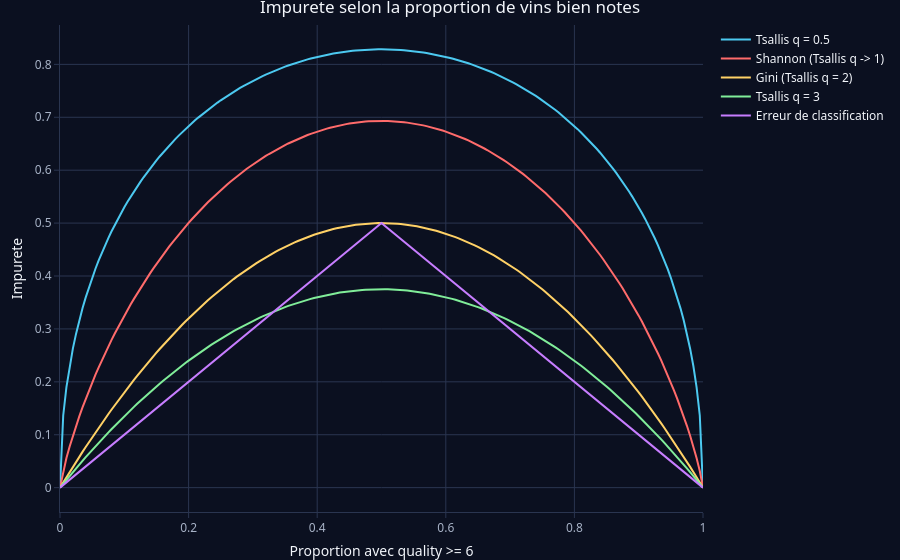

The code cell stored with this chart in its notebook:
### Markdown cell above
## Annexe — Les entropies du cours et les coupures CART

**Quel critere pour quel probleme ?** Dans ce TP, `quality` est une note numerique : l'arbre de regression
reduit la **variance** $s^2(t)$. Les entropies du cours (lecon 4, « Trees and Random Forests »,
pages 11-13 du cours, 9-11 du PDF)
decrivent au contraire l'impurete d'un noeud de **classification**. L'exemple ci-dessous classe les vins selon
`quality >= 6` uniquement pour les illustrer.

Dans un noeud $t$, $p_1,\ldots,p_M$ sont les proportions des $M$ classes (avec $0\log 0=0$). Une impurete est
nulle si tous les vins ont la meme classe ; elle est maximale lorsque les classes sont equiprobables :

| Notion du cours | Formule | Interpretation |
|---|---|---|
| Entropie de Shannon | $H_1(t)=-\sum_{k=1}^{M}p_k\ln p_k$ | Mesure l'incertitude sur la classe ; limite $q\to1$ de Tsallis. |
| Entropie de Tsallis | $H_q(t)=\dfrac{1-\sum_{k=1}^{M}p_k^q}{q-1}$, $q>0$, $q\ne1$ | Famille d'impuretes : $q$ change le poids des proportions rares. |
| Indice de Gini | $G(t)=1-\sum_{k=1}^{M}p_k^2=H_2(t)$ | **Ce n'est pas Shannon**, mais c'est Tsallis pour $q=2$. |
| Erreur de classification | $1-\max_k p_k$ | Taux d'erreur en predisant la classe majoritaire ; peu sensible aux proportions. |

La lecon utilise $\ln$ pour Shannon. Avec $\log_2$, la courbe est multipliee par $1/\ln 2$ : le choix du
meilleur split pour un meme critere ne change pas. Pour une coupure en enfants gauche $t_G$ et droit $t_D$,
CART maximise le **gain d'impurete pondere** $\Delta I(t)=I(t)-\frac{n_G}{n}I(t_G)-\frac{n_D}{n}I(t_D)$.
Cela vaut pour la variance, Shannon ou Gini selon le modele ; leurs valeurs brutes ne sont pas comparables.

Dans l'exemple binaire, $p=P(\mathrm{quality}\ge6\mid t)$ et $H_q(p)=\frac{1-p^q-(1-p)^q}{q-1}$.
Quand $q<1$, les classes rares pesent davantage ; quand $q>1$, leur contribution diminue. Changer de $q$
peut modifier les gains, les seuils et les predictions, **sans garantie d'ameliorer le test**. `rpart` propose
Shannon (`split="information"`) et Gini (`split="gini"`), pas un critere Tsallis de $q$ arbitraire.

**A ne pas confondre avec l'entropie croisee** de la lecon 2 (page 5 du cours, page 3 du PDF) :
$\ell_{CE}(y,\hat p)=-y\ln\hat p-(1-y)\ln(1-\hat p)$ est une **perte de prediction** binaire appliquee a la
probabilite $\hat p$ annoncee par un modele. Shannon utilise ici les proportions observees dans chaque noeud
pour choisir une coupure ; la cross-entropy n'est pas un troisieme critere CART de ce TP.

### Code cell
p <- seq(0, 1, length.out = 201)
shannon <- numeric(length(p))
interieur <- p > 0 & p < 1
shannon[interieur] <- -p[interieur] * log(p[interieur]) -
    (1 - p[interieur]) * log(1 - p[interieur])

plot_ly() %>%
    add_lines(x = p, y = (1 - sqrt(p) - sqrt(1 - p)) / -0.5, name = "Tsallis q = 0.5") %>%
    add_lines(x = p, y = shannon, name = "Shannon (Tsallis q -> 1)") %>%
    add_lines(x = p, y = 2 * p * (1 - p), name = "Gini (Tsallis q = 2)") %>%
    add_lines(x = p, y = (1 - p^3 - (1 - p)^3) / 2, name = "Tsallis q = 3") %>%
    add_lines(x = p, y = pmin(p, 1 - p), name = "Erreur de classification") %>%
    layout(title = "Impurete selon la proportion de vins bien notes",
           xaxis = list(title = "Proportion avec quality >= 6"),
           yaxis = list(title = "Impurete")) %>%
    apply_dark_theme()

classe_tr <- factor(ifelse(ytr >= 6, "bonne", "faible"))
classe_te <- factor(ifelse(yte >= 6, "bonne", "faible"), levels = levels(classe_tr))
classifieurs <- list()
for (critere in c("gini", "information")) {
    classifieur <- rpart(classe ~ ., data = data.frame(Xtr, classe = classe_tr),
                        method = "class", parms = list(split = critere),
                        control = rpart.control(maxdepth = 3, minbucket = 20, cp = 0, xval = 0))
    classifieurs[[critere]] <- classifieur
    precision <- mean(predict(classifieur, Xte, type = "class") == classe_te)
    cat(sprintf("%s : racine %s (seuil %.2f) ; precision test = %.3f ; feuilles = %d\n",
                critere, classifieur$frame$var[1], classifieur$splits[1, "index"],
                precision, sum(classifieur$frame$var == "<leaf>")))
}
cat("Predictions test differentes (Gini vs Shannon) :",
    sum(predict(classifieurs$gini, Xte, type = "class") !=
        predict(classifieurs$information, Xte, type = "class")), "\n")
cat("Exemple de classification uniquement : le modele principal reste une regression.\n")

### Figure 1 — Plotly figure (JSON) as saved in the notebook; plotly's stock layout.template omitted (floating-point values rounded to 4 significant figures; data arrays with more than 128 entries replaced by an {"elided": "..."} marker saying what was removed)
{"data": [{"error_x": {"color": "rgba(76,201,240,1)"}, "error_y": {"color": "rgba(76,201,240,1)"}, "line": {"color": "rgba(76,201,240,1)"}, "marker": {"color": "rgba(76,201,240,1)", "line": {"color": "rgba(76,201,240,1)"}}, "mode": "lines", "name": "Tsallis q = 0.5", "type": "scatter", "x": {"elided": "201 float values"}, "xaxis": "x", "y": {"elided": "201 float values"}, "yaxis": "y"}, {"error_x": {"color": "rgba(255,107,107,1)"}, "error_y": {"color": "rgba(255,107,107,1)"}, "line": {"color": "rgba(255,107,107,1)"}, "marker": {"color": "rgba(255,107,107,1)", "line": {"color": "rgba(255,107,107,1)"}}, "mode": "lines", "name": "Shannon (Tsallis q -> 1)", "type": "scatter", "x": {"elided": "201 float values"}, "xaxis": "x", "y": {"elided": "201 float values"}, "yaxis": "y"}, {"error_x": {"color": "rgba(255,209,102,1)"}, "error_y": {"color": "rgba(255,209,102,1)"}, "line": {"color": "rgba(255,209,102,1)"}, "marker": {"color": "rgba(255,209,102,1)", "line": {"color": "rgba(255,209,102,1)"}}, "mode": "lines", "name": "Gini (Tsallis q = 2)", "type": "scatter", "x": {"elided": "201 float values"}, "xaxis": "x", "y": {"elided": "201 float values"}, "yaxis": "y"}, {"error_x": {"color": "rgba(128,237,153,1)"}, "error_y": {"color": "rgba(128,237,153,1)"}, "line": {"color": "rgba(128,237,153,1)"}, "marker": {"color": "rgba(128,237,153,1)", "line": {"color": "rgba(128,237,153,1)"}}, "mode": "lines", "name": "Tsallis q = 3", "type": "scatter", "x": {"elided": "201 float values"}, "xaxis": "x", "y": {"elided": "201 float values"}, "yaxis": "y"}, {"error_x": {"color": "rgba(199,125,255,1)"}, "error_y": {"color": "rgba(199,125,255,1)"}, "line": {"color": "rgba(199,125,255,1)"}, "marker": {"color": "rgba(199,125,255,1)", "line": {"color": "rgba(199,125,255,1)"}}, "mode": "lines", "name": "Erreur de classification", "type": "scatter", "x": {"elided": "201 float values"}, "xaxis": "x", "y": {"elided": "201 float values"}, "yaxis": "y"}], "layout": {"colorway": ["#4cc9f0", "#ff6b6b", "#ffd166", "#80ed99", "#c77dff", "#f4a261", "#90e0ef", "#e9c46a"], "font": {"color": "#f3f6fb", "family": "Segoe UI, Arial"}, "hoverlabel": {"bgcolor": "#121a2b", "font": {"color": "#f3f6fb"}}, "hovermode": "closest", "legend": {"bgcolor": "rgba(0,0,0,0)", "font": {"color": "#f3f6fb"}}, "margin": {"b": 40, "l": 60, "r": 10, "t": 25}, "paper_bgcolor": "#0b1020", "plot_bgcolor": "#0b1020", "showlegend": true, "title": "Impurete selon la proportion de vins bien notes", "xaxis": {"automargin": true, "domain": [0, 1], "gridcolor": "#2a3550", "linecolor": "#2a3550", "tickcolor": "#2a3550", "tickfont": {"color": "#a8b3c7"}, "title": "Proportion avec quality >= 6", "zerolinecolor": "#2a3550"}, "yaxis": {"automargin": true, "domain": [0, 1], "gridcolor": "#2a3550", "linecolor": "#2a3550", "tickcolor": "#2a3550", "tickfont": {"color": "#a8b3c7"}, "title": "Impurete", "zerolinecolor": "#2a3550"}}}
